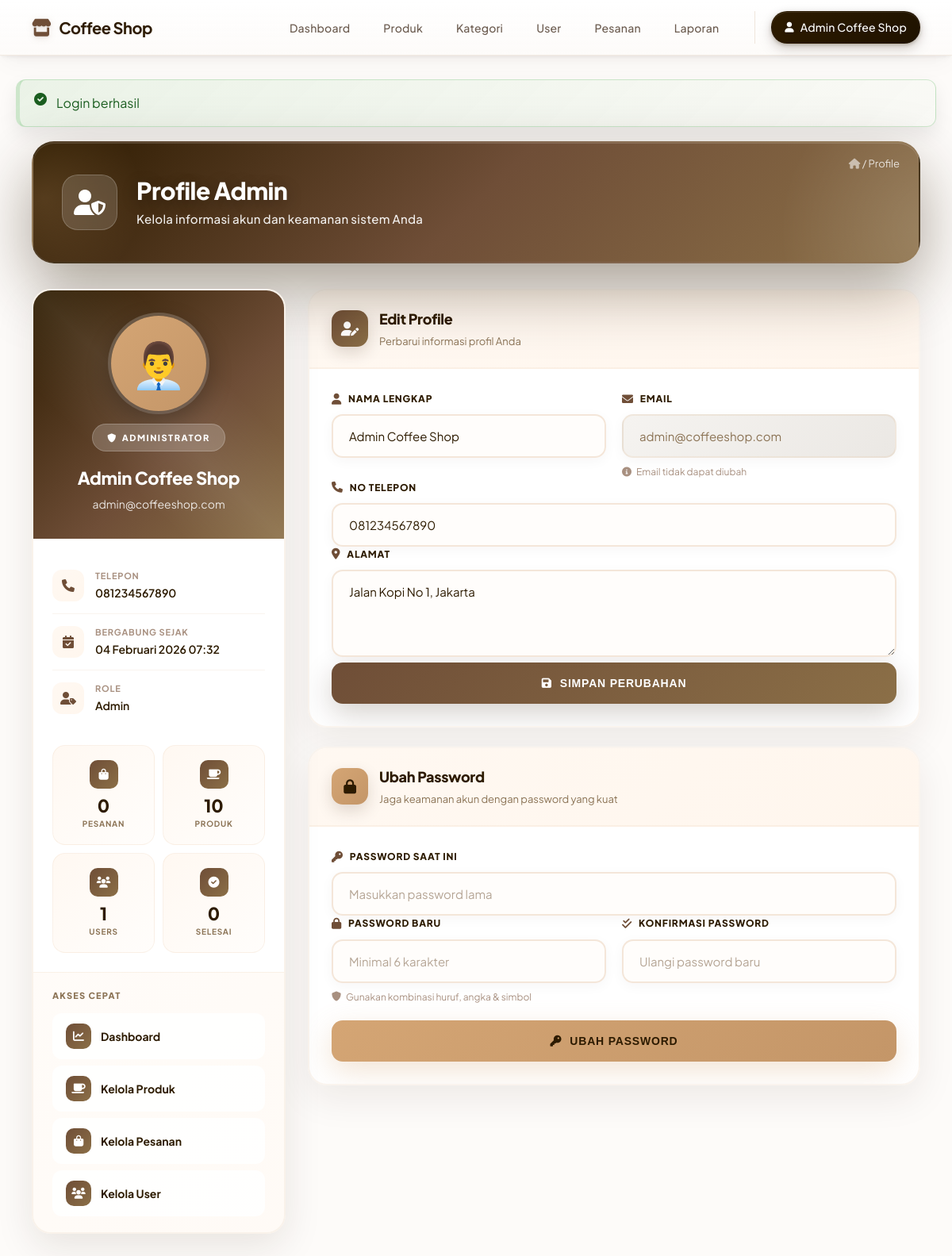
The page /index.php?page=admin/profile (signed in) on the database its author committed.
### tables this page shows
CREATE TABLE users (
    id INT PRIMARY KEY AUTO_INCREMENT,
    nama VARCHAR(100) NOT NULL,
    email VARCHAR(100) NOT NULL UNIQUE,
    password VARCHAR(255) NOT NULL,
    no_telepon VARCHAR(15),
    alamat TEXT,
    role ENUM('admin', 'user') DEFAULT 'user',
    tanggal_daftar DATETIME DEFAULT CURRENT_TIMESTAMP,
    status ENUM('aktif', 'nonaktif') DEFAULT 'aktif',
    foto_profil VARCHAR(255),
    updated_at DATETIME DEFAULT CURRENT_TIMESTAMP ON UPDATE CURRENT_TIMESTAMP
);

### index.php (called while the page is built, shortened)
<?php
include __DIR__ . '/config/database.php';
include __DIR__ . '/helpers/functions.php';
include __DIR__ . '/models/User.php';
include __DIR__ . '/models/Product.php';
include __DIR__ . '/models/Order.php';
$page = isset($_GET['page']) ? $_GET['page'] : 'home';
$page = preg_replace('/[^a-zA-Z0-9\/_-]/', '', $page);
switch ($page) {
    case 'admin/profile':
        include __DIR__ . '/view/admin/profile.php';
        break;
}

### models/User.php (called while the page is built, shortened)
<?php
if (!class_exists('User')) {
    class User {
        private $conn;
        private $table = 'users';
        public function __construct($database) {
            $this->conn = $database;
        }
    public function getUserById($id) {
        $query = "SELECT * FROM " . $this->table . " WHERE id = ?";
        $stmt = $this->conn->prepare($query);
        $stmt->bind_param("i", $id);
        $stmt->execute();
        $result = $stmt->get_result();
        if ($result->num_rows > 0) {
            return $result->fetch_assoc();
        }
        return false;
    }
    public function countUsers($search = '') {
        $query = "SELECT COUNT(*) as total FROM " . $this->table . " WHERE (nama LIKE ? OR email LIKE ?)";
        $stmt = $this->conn->prepare($query);
        $search_param = '%' . $search . '%';
        $stmt->bind_param("ss", $search_param, $search_param);
        $stmt->execute();
        $result = $stmt->get_result()->fetch_assoc();
        return $result['total'];
    }
    }
}

### helpers/functions.php (called while the page is built, shortened)
<?php
if (!function_exists('formatTanggalId')) {
    function formatTanggalId($date) {
        $months = [
            'January' => 'Januari',
            'February' => 'Februari',
            'March' => 'Maret',
            'April' => 'April',
            'May' => 'Mei',
            'June' => 'Juni',
            'July' => 'Juli',
            'August' => 'Agustus',
            'September' => 'September',
            'October' => 'Oktober',
            'November' => 'November',
            'December' => 'Desember'
        ];
        $date_obj = DateTime::createFromFormat('Y-m-d H:i:s', $date);
        if ($date_obj) {
            $day = $date_obj->format('d');
            $month = $months[$date_obj->format('F')];
            $year = $date_obj->format('Y');
            $time = $date_obj->format('H:i');
            return $day . ' ' . $month . ' ' . $year . ' ' . $time;
        }
        return $date;
    }
}

### models/Order.php (called while the page is built, shortened)
<?php
if (!class_exists('Order')) {
    class Order {
        private $conn;
        private $table = 'orders';
        public function __construct($database) {
            $this->conn = $database;
        }
    public function getOrderStats($user_id = null) {
        $query = "SELECT
                    COUNT(*) as total_pesanan,
                    COUNT(CASE WHEN status = 'pending' THEN 1 END) as pending,
                    COUNT(CASE WHEN status = 'diproses' THEN 1 END) as diproses,
                    COUNT(CASE WHEN status = 'selesai' THEN 1 END) as selesai,
                    COUNT(CASE WHEN status = 'dibatalkan' THEN 1 END) as dibatalkan,
                    COALESCE(SUM(total_harga), 0) as total_penjualan
                  FROM " . $this->table;
        $result = $this->conn->query($query);
        if ($result) {
            return $result->fetch_assoc();
        }
        return false;
    }
    }
}

### models/Product.php (called while the page is built, shortened)
<?php
if (!class_exists('Product')) {
    class Product {
        private $conn;
        private $table = 'products';
        public function __construct($database) {
            $this->conn = $database;
        }
    public function getProductStats() {
        $query = "SELECT
                    COUNT(*) as total_produk,
                    COUNT(CASE WHEN status = 'tersedia' THEN 1 END) as tersedia,
                    COUNT(CASE WHEN status = 'tidak_tersedia' THEN 1 END) as tidak_tersedia,
                    SUM(stok) as total_stok,
                    AVG(harga) as harga_rata_rata
                  FROM " . $this->table;
        $result = $this->conn->query($query);
        if ($result) {
            return $result->fetch_assoc();
        }
        return false;
    }
    }
}

### view/admin/profile.php (the view, shortened to what this page needs)
<?php
include __DIR__ . '/../layout_header.php';
$user_model = new User($conn);
$order_model = new Order($conn);
$product_model = new Product($conn);
$user_id = getCurrentUser()['id'];
$order_stats = $order_model->getOrderStats();
$product_stats = $product_model->getProductStats();
$total_users = $user_model->countUsers();
$user = $user_model->getUserById($user_id);
?>
<div class="container">
    <div class="profile-page-hero">
        <div class="breadcrumb">
            <a href="<?php echo BASE_URL; ?>index.php?page=admin/dashboard"><i class="fas fa-home"></i></a> / Profile
        </div>
        <div class="hero-content">
            <div class="hero-icon">
                <i class="fas fa-user-shield"></i>
            </div>
            <div>
                <h2>Profile Admin</h2>
                <p>Kelola informasi akun dan keamanan sistem Anda</p>
            </div>
        </div>
    </div>
    <div class="profile-container">
        <div class="profile-sidebar">
            <div class="profile-avatar-section">
                <div class="profile-avatar">👨‍💼</div>
                <div class="admin-badge">
                    <i class="fas fa-shield-alt"></i> Administrator
                </div>
                <h3><?php echo htmlspecialchars($user['nama']); ?></h3>
                <p class="email"><?php echo htmlspecialchars($user['email']); ?></p>
            </div>
            <div class="profile-details">
                <?php if (!empty($user['no_telepon'])) { ?>
                <div class="profile-info-item">
                    <i class="fas fa-phone"></i>
                    <div class="info-content">
                        <div class="info-label">Telepon</div>
                        <div class="info-value"><?php echo htmlspecialchars($user['no_telepon']); ?></div>
                    </div>
                </div>
                <?php } ?>
                <div class="profile-info-item">
                    <i class="fas fa-calendar-check"></i>
                    <div class="info-content">
                        <div class="info-label">Bergabung Sejak</div>
                        <div class="info-value"><?php echo formatTanggalId($user['tanggal_daftar']); ?></div>
                    </div>
                </div>
                <div class="profile-info-item">
                    <i class="fas fa-user-tag"></i>
                    <div class="info-content">
                        <div class="info-label">Role</div>
                        <div class="info-value" style="text-transform: capitalize;"><?php echo htmlspecialchars($user['role']); ?></div>
                    </div>
                </div>
            </div>
            <div class="stats-grid">
                <div class="stat-item">
                    <div class="stat-icon"><i class="fas fa-shopping-bag"></i></div>
                    <div class="number"><?php echo $order_stats['total_pesanan'] ?? 0; ?></div>
                    <div class="label">Pesanan</div>
                </div>
                <div class="stat-item">
                    <div class="stat-icon"><i class="fas fa-coffee"></i></div>
                    <div class="number"><?php echo $product_stats['total_produk'] ?? 0; ?></div>
                    <div class="label">Produk</div>
                </div>
                <div class="stat-item">
                    <div class="stat-icon"><i class="fas fa-users"></i></div>
                    <div class="number"><?php echo $total_users ?? 0; ?></div>
                    <div class="label">Users</div>
                </div>
                <div class="stat-item">
                    <div class="stat-icon"><i class="fas fa-check-circle"></i></div>
                    <div class="number"><?php echo $order_stats['selesai'] ?? 0; ?></div>
                    <div class="label">Selesai</div>
                </div>
            </div>
            <div class="quick-actions">
                <h4>Akses Cepat</h4>
                <a href="<?php echo BASE_URL; ?>index.php?page=admin/dashboard" class="quick-link">
                    <i class="fas fa-chart-line"></i> Dashboard
                </a>
                <a href="<?php echo BASE_URL; ?>index.php?page=admin/products" class="quick-link">
                    <i class="fas fa-coffee"></i> Kelola Produk
                </a>
                <a href="<?php echo BASE_URL; ?>index.php?page=admin/orders" class="quick-link">
                    <i class="fas fa-shopping-bag"></i> Kelola Pesanan
                </a>
                <a href="<?php echo BASE_URL; ?>index.php?page=admin/users" class="quick-link">
                    <i class="fas fa-users"></i> Kelola User
                </a>
            </div>
        </div>
        <div class="profile-main">
            <div class="profile-card">
                <div class="profile-card-header">
                    <div class="header-icon">
                        <i class="fas fa-user-edit"></i>
                    </div>
                    <div class="header-text">
                        <h3>Edit Profile</h3>
                        <p>Perbarui informasi profil Anda</p>
                    </div>
                </div>
                <div class="profile-card-body">
                    <form method="POST">
                        <div class="form-row">
                            <div class="form-group">
                                <label for="nama"><i class="fas fa-user"></i> Nama Lengkap</label>
                                <input type="text" id="nama" name="nama" value="<?php echo htmlspecialchars($user['nama']); ?>" required placeholder="Masukkan nama lengkap">
                            </div>
                            <div class="form-group">
                                <label for="email"><i class="fas fa-envelope"></i> Email</label>
                                <input type="email" id="email" value="<?php echo htmlspecialchars($user['email']); ?>" readonly>
                                <div class="form-hint"><i class="fas fa-info-circle"></i> Email tidak dapat diubah</div>
                            </div>
                        </div>
                        <div class="form-row single">
                            <div class="form-group">
                                <label for="no_telepon"><i class="fas fa-phone"></i> No Telepon</label>
                                <input type="tel" id="no_telepon" name="no_telepon" value="<?php echo htmlspecialchars($user['no_telepon'] ?? ''); ?>" placeholder="08xxxxxxxxxx">
                            </div>
                        </div>
                        <div class="form-row single">
                            <div class="form-group">
                                <label for="alamat"><i class="fas fa-map-marker-alt"></i> Alamat</label>
                                <textarea id="alamat" name="alamat" rows="3" placeholder="Alamat lengkap Anda..."><?php echo htmlspecialchars($user['alamat'] ?? ''); ?></textarea>
                            </div>
                        </div>
                        <button type="submit" class="btn-profile">
                            <i class="fas fa-save"></i> Simpan Perubahan
                        </button>
                    </form>
                </div>
            </div>
            <div class="profile-card">
                <div class="profile-card-header">
                    <div class="header-icon" style="background: linear-gradient(135deg, #D4A574 0%, #C49668 100%);">
                        <i class="fas fa-lock" style="color: #2D1B00;"></i>
                    </div>
                    <div class="header-text">
                        <h3>Ubah Password</h3>
                        <p>Jaga keamanan akun dengan password yang kuat</p>
                    </div>
                </div>
                <div class="profile-card-body">
                    <form method="POST">
                        <div class="form-row single">
                            <div class="form-group">
                                <label for="old_password"><i class="fas fa-key"></i> Password Saat Ini</label>
                                <input type="password" id="old_password" name="old_password" required placeholder="Masukkan password lama">
                            </div>
                        </div>
                        <div class="form-row">
                            <div class="form-group">
                                <label for="new_password"><i class="fas fa-lock"></i> Password Baru</label>
                                <input type="password" id="new_password" name="new_password" required placeholder="Minimal 6 karakter">
                                <div class="form-hint"><i class="fas fa-shield-alt"></i> Gunakan kombinasi huruf, angka & simbol</div>
                            </div>
                            <div class="form-group">
                                <label for="confirm_password"><i class="fas fa-check-double"></i> Konfirmasi Password</label>
                                <input type="password" id="confirm_password" name="confirm_password" required placeholder="Ulangi password baru">
                            </div>
                        </div>
                        <button type="submit" class="btn-profile btn-password">
                            <i class="fas fa-key"></i> Ubah Password
                        </button>
                    </form>
                </div>
            </div>
        </div>
    </div>
</div>
<?php include __DIR__ . '/../layout_footer.php'; ?>

### assets/css/style.css (style rules this page uses)
* { margin: 0; padding: 0; box-sizing: border-box; }
:root { --primary-color: #667eea; --secondary-color: #764ba2; --danger-color: #f44336; --success-color: #4caf50; --warning-color: #ff9800; --info-color: #2196f3; --dark-color: #333; --light-color: #f5f5f5; --gray-color: #999; --border-color: #ddd; }
html, body { height: 100%; }
body { font-family: -apple-system, BlinkMacSystemFont, 'Segoe UI', Roboto, 'Helvetica Neue', Arial, sans-serif; background-color: var(--light-color); color: var(--dark-color); line-height: 1.6; }
.container { max-width: 1200px; margin: 0 auto; padding: 0 20px; }
.form-group { margin-bottom: 20px; }
.form-group label { display: block; margin-bottom: 8px; color: var(--dark-color); font-weight: 600; }
.form-group input, .form-group textarea, .form-group select { width: 100%; padding: 12px; border: 1px solid var(--border-color); border-radius: 5px; font-size: 14px; font-family: inherit; transition: border-color 0.3s; }

### view/layout_header.php (style rules this page uses)
:root { --nav-height: 70px; --coffee-primary: #2D1B00; --coffee-accent: #6F4E37; --gold-accent: #D4A574; }
* { -webkit-font-smoothing: antialiased; -moz-osx-font-smoothing: grayscale; }
body { font-family: 'Plus Jakarta Sans', sans-serif; background-color: #FDFBF9; }

### rows shown on the page
users: nama "Admin Coffee Shop", email "admin@coffeeshop.com", no_telepon "081234567890", tanggal_daftar "04 Februari 2026 07:32", role "Admin", alamat "Jalan Kopi No 1, Jakarta"

### other values the page prints
getCurrentUser()['nama'] "Admin Coffee Shop"
$alert['message'] "Login berhasil"
$order_stats['total_pesanan'] "0"
$product_stats['total_produk'] "10"
$total_users "1"
$order_stats['selesai'] "0"
